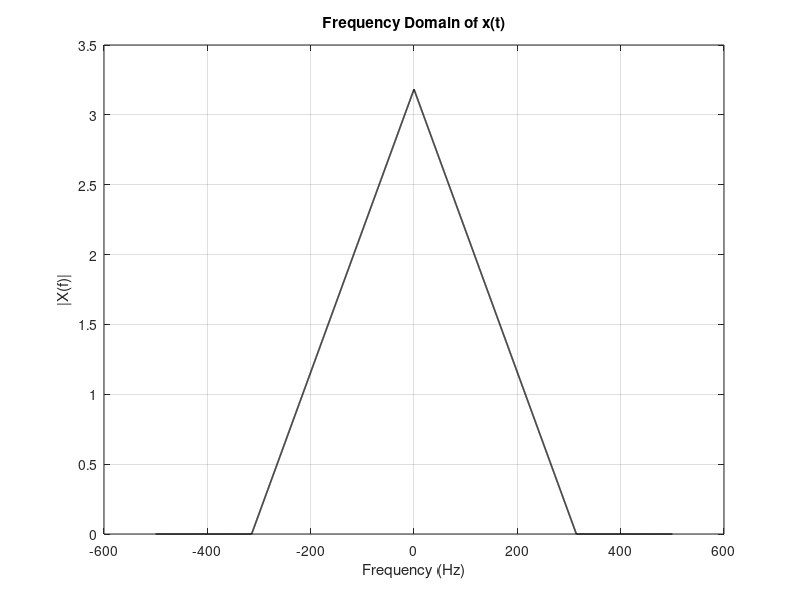
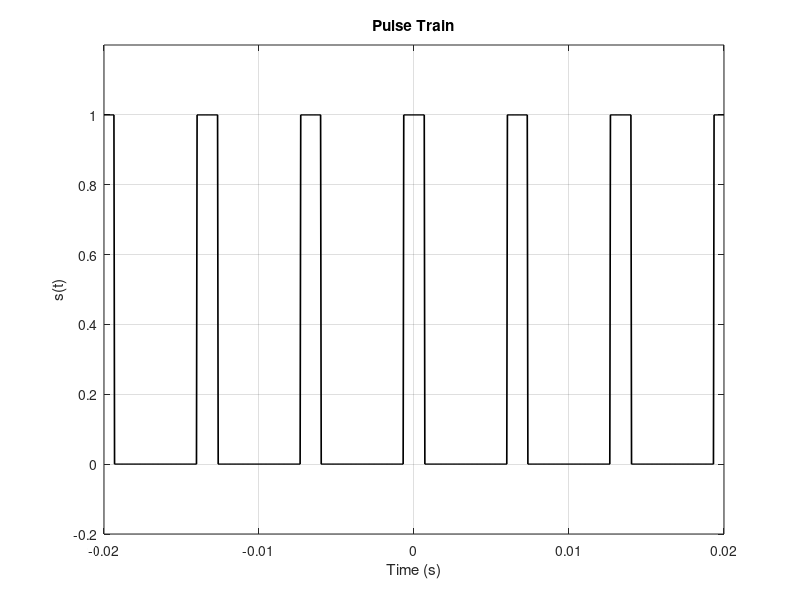
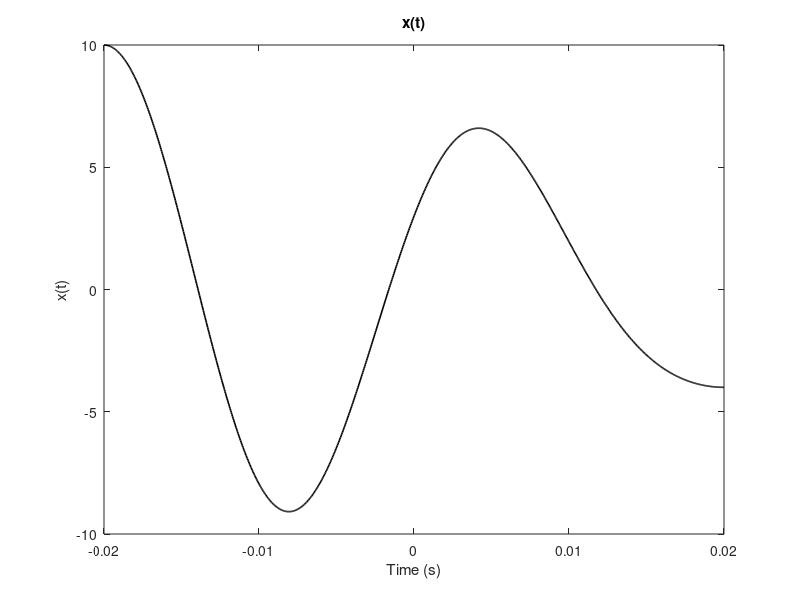
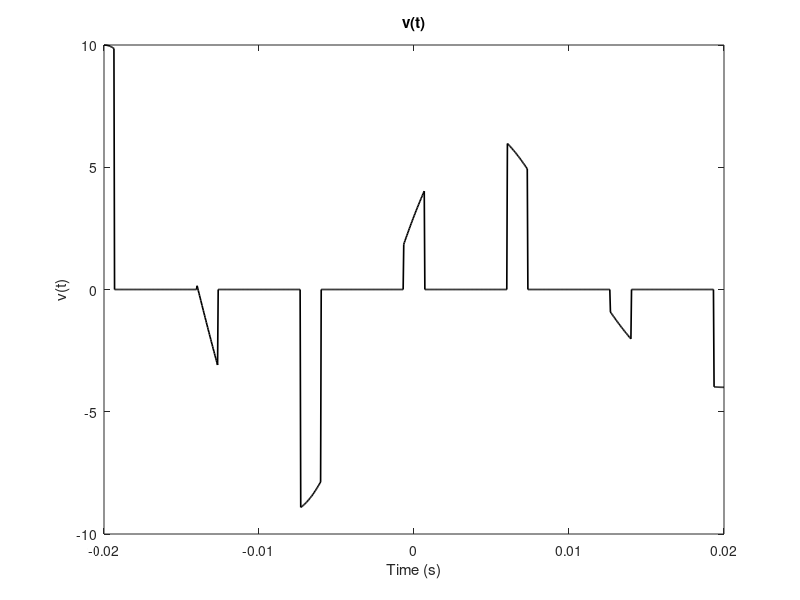

Write the MATLAB code that produced these figures, in order.
clc; clear; close all;

dt = 0.001;
t = -2:dt:2;

% x(t) is some arbitrary signal
B = 2 * pi * 50
x = 1 .* sinc(B .* t).^2;

Fs = 1/dt;                      % Sampling frequency

% Compute FFT and frequency axis
X_f = fftshift(fft(x));       % Centered FFT
f = linspace(-Fs/2, Fs/2, length(t));  % Frequency vector

figure
% Plot magnitude spectrum
plot(f, abs(X_f), 'k', 'LineWidth', 1.2)
title('Frequency Domain of x(t)')
xlabel('Frequency (Hz)')
ylabel('|X(f)|')

grid on

% plot s(t), the sampling signal

T = 1/150;
T0 = 1/1500;

% Duty cycle
D = (2*T0/T) * 100;

% Time vector — a few periods for visualization
t = linspace(-3*T, 3*T, 1000);

phase_shift = T0;

% Generate square wave with amplitude from 0 to 1, and pulse centered at t=0
% Shift by T/2 so that the "1" region is centered at t=0
s = 0.5 * (square(2*pi*(1/T)*(t + phase_shift), D) + 1);

% Plot
figure;
plot(t, s, 'k', 'LineWidth', 1.2);
xlabel('Time (s)');
ylabel('s(t)');
title('Pulse Train');
grid on;
ylim([-0.2, 1.2]);

x_w = 2 * pi * (1 / (T));

x = 3 .* cos((1/3)*x_w .* t) + 7 .* sin((1/4)*x_w .* t);
figure
plot(t, x, 'k', 'LineWidth', 1.2);
xlabel('Time (s)');
ylabel('x(t)');
title('x(t)');

figure
v = x .* s;
plot(t, v, 'k', 'LineWidth', 1.2);
xlabel('Time (s)');
ylabel('v(t)');
title('v(t)');

